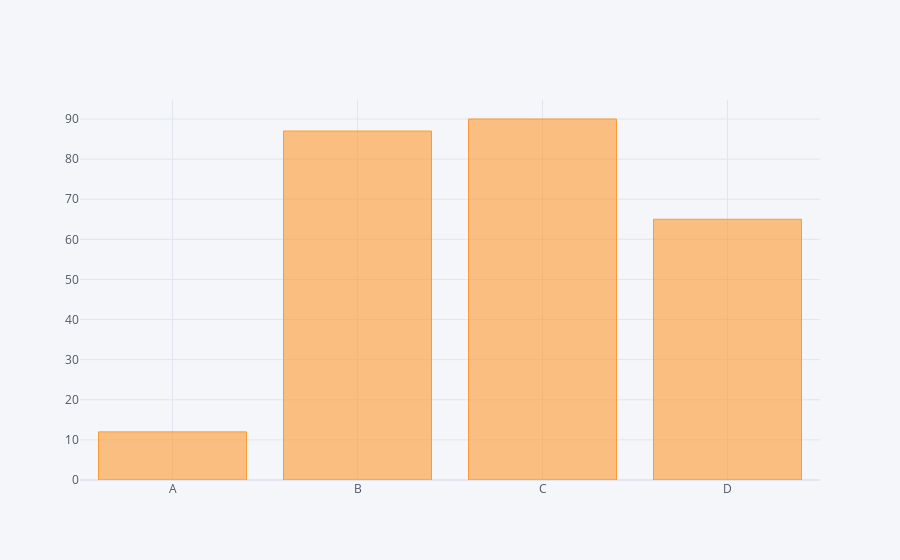

The notebook cell saved with this chart:
### Code cell
df1.iplot(kind='bar',x='Category',y='Values')

### Figure 1 — Plotly figure (JSON) as saved in the notebook; plotly's stock layout.template omitted (floating-point values rounded to 4 significant figures)
{"data": [{"marker": {"color": "rgba(255, 153, 51, 0.6)", "line": {"color": "rgba(255, 153, 51, 1.0)", "width": 1}}, "name": "Values", "orientation": "v", "text": "", "type": "bar", "x": ["A", "B", "C", "D"], "y": [12, 87, 90, 65]}], "layout": {"legend": {"bgcolor": "#F5F6F9", "font": {"color": "#4D5663"}}, "paper_bgcolor": "#F5F6F9", "plot_bgcolor": "#F5F6F9", "title": {"font": {"color": "#4D5663"}}, "xaxis": {"gridcolor": "#E1E5ED", "showgrid": true, "tickfont": {"color": "#4D5663"}, "title": {"font": {"color": "#4D5663"}, "text": ""}, "zerolinecolor": "#E1E5ED"}, "yaxis": {"gridcolor": "#E1E5ED", "showgrid": true, "tickfont": {"color": "#4D5663"}, "title": {"font": {"color": "#4D5663"}, "text": ""}, "zerolinecolor": "#E1E5ED"}}}
